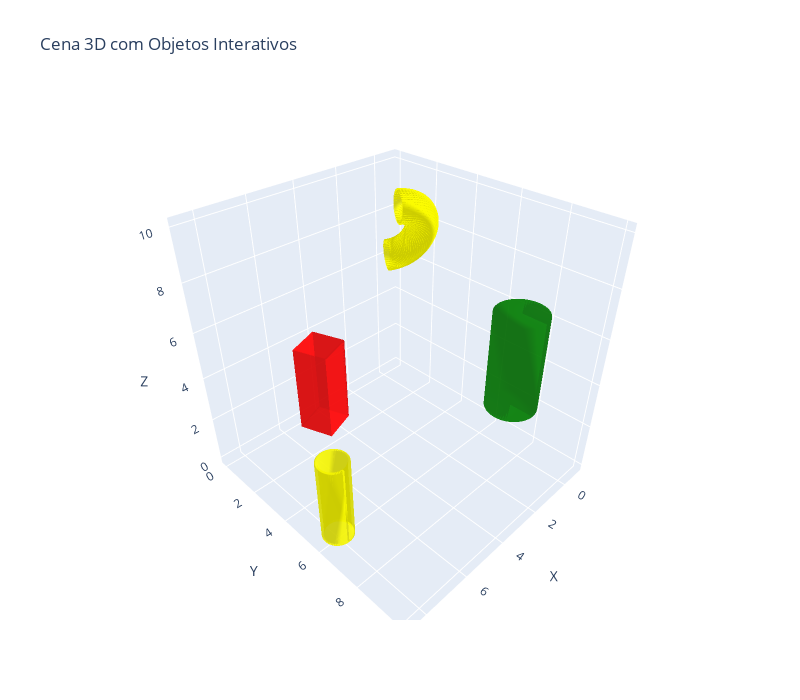

Notebook cell for this chart:
### Markdown cell above
---

## 2) Componha uma cena com todos os sólidos no sistema de coordenadas do mundo:

  a. Use **transformações de escala, rotação e translação** para evitar interseções entre os objetos.

  b. O **maior valor permitido** em qualquer componente de vértice é `10`.  
     Aplique escalas para respeitar esse limite.

  c. Mostre todos os sólidos em uma **visualização 3D**.

---

### Code cell
# 1. Modele e transforme individualmente
from utils import normalizar_cena, plotar_malhas_3d_multiplos, plotar_malhas_interativas

cano_reto.aplicar_translacao([0, 0, 0])
cano_reto.aplicar_rotacao('z', 90)
cano_reto.aplicar_translacao([8, 6, 0])

cano_curvado.aplicar_translacao([1, 0, 7])
cano_curvado.aplicar_escala(sx=1.5,sy=1.5, sz=1.5)
cano_curvado.aplicar_rotacao('z', 60)

cilindro.aplicar_escala(sx=0.5,sy=0.5, sz=0.5)
cilindro.aplicar_rotacao('z', 90)
cilindro.aplicar_translacao([1, 8, 3])

paralelepipedo.aplicar_escala(sx=1, sy=1, sz=0.5)
paralelepipedo.aplicar_rotacao('z', 20)
paralelepipedo.aplicar_translacao([4, 0, 0])


reta.aplicar_escala(sx=1.5,sy=1.5, sz=1.5)
reta.aplicar_translacao([7, 6, 9 ])

cano_reto.vertices = normalizar_cena(cano_reto.vertices)
cano_curvado.vertices = normalizar_cena(cano_curvado.vertices)
cilindro.vertices = normalizar_cena(cilindro.vertices)
paralelepipedo.vertices = normalizar_cena(paralelepipedo.vertices)
reta.vertices = normalizar_cena(reta.vertices)


# 2. Atribuir faces
cano_reto.atribuir_faces()
cano_curvado.atribuir_faces()
cilindro.atribuir_faces()
paralelepipedo.atribuir_faces()
reta.atribuir_faces()

# 3. Unir todos os vértices e faces
vertices_total = (
    cano_reto.vertices +
    cano_curvado.vertices +
    cilindro.vertices +
    paralelepipedo.vertices +
    reta.vertices
)

faces_total = (
    cano_reto.faces +
    cano_curvado.faces +
    cilindro.faces +
    paralelepipedo.faces +
    reta.faces
)

objetos = [
    (cano_reto.vertices, cano_reto.faces, "yellow", "Cano Reto"),
    (cano_curvado.vertices, cano_curvado.faces, "yellow", "Cano Curvado"),
    (cilindro.vertices, cilindro.faces, "green", "Cilindro"),
    (paralelepipedo.vertices, paralelepipedo.faces, "red", "Paralelepípedo"),
    (reta.vertices, reta.faces, "brown", "Reta")
]

plotar_malhas_interativas(objetos, titulo="Cena 3D com Objetos Interativos")

plotar_malhas_3d_multiplos(objetos, titulo="Cena 3D com Objetos Coloridos")

### Figure 1 — Plotly figure (JSON) as saved in the notebook; plotly's stock layout.template omitted (floating-point values rounded to 4 significant figures; data arrays with more than 128 entries replaced by an {"elided": "..."} marker saying what was removed)
{"data": [{"color": "yellow", "hoverinfo": "skip", "i": {"elided": "480 int values"}, "j": {"elided": "480 int values"}, "k": {"elided": "480 int values"}, "name": "Cano Reto", "opacity": 0.7, "type": "mesh3d", "x": {"elided": "240 float values"}, "y": {"elided": "240 float values"}, "z": {"elided": "240 float values"}}, {"color": "yellow", "hoverinfo": "skip", "i": {"elided": "18880 int values"}, "j": {"elided": "18880 int values"}, "k": {"elided": "18880 int values"}, "name": "Cano Curvado", "opacity": 0.7, "type": "mesh3d", "x": {"elided": "4800 float values"}, "y": {"elided": "4800 float values"}, "z": {"elided": "4800 float values"}}, {"color": "green", "hoverinfo": "skip", "i": {"elided": "256 int values"}, "j": {"elided": "256 int values"}, "k": {"elided": "256 int values"}, "name": "Cilindro", "opacity": 0.7, "type": "mesh3d", "x": {"elided": "130 float values"}, "y": {"elided": "130 float values"}, "z": {"elided": "130 float values"}}, {"color": "red", "hoverinfo": "skip", "i": {"elided": "7500 int values"}, "j": {"elided": "7500 int values"}, "k": {"elided": "7500 int values"}, "name": "Paralelepípedo", "opacity": 0.7, "type": "mesh3d", "x": {"elided": "17576 float values"}, "y": {"elided": "17576 float values"}, "z": {"elided": "17576 float values"}}, {"color": "brown", "hoverinfo": "skip", "i": [0], "j": [1], "k": [1], "name": "Reta", "opacity": 0.7, "type": "mesh3d", "x": [5.833, 5.833], "y": [5.0, 10.0], "z": [7.5, 7.5]}], "layout": {"height": 700, "scene": {"aspectmode": "data", "xaxis": {"title": {"text": "X"}}, "yaxis": {"title": {"text": "Y"}}, "zaxis": {"title": {"text": "Z"}}}, "showlegend": true, "title": {"text": "Cena 3D com Objetos Interativos"}, "width": 800}}
